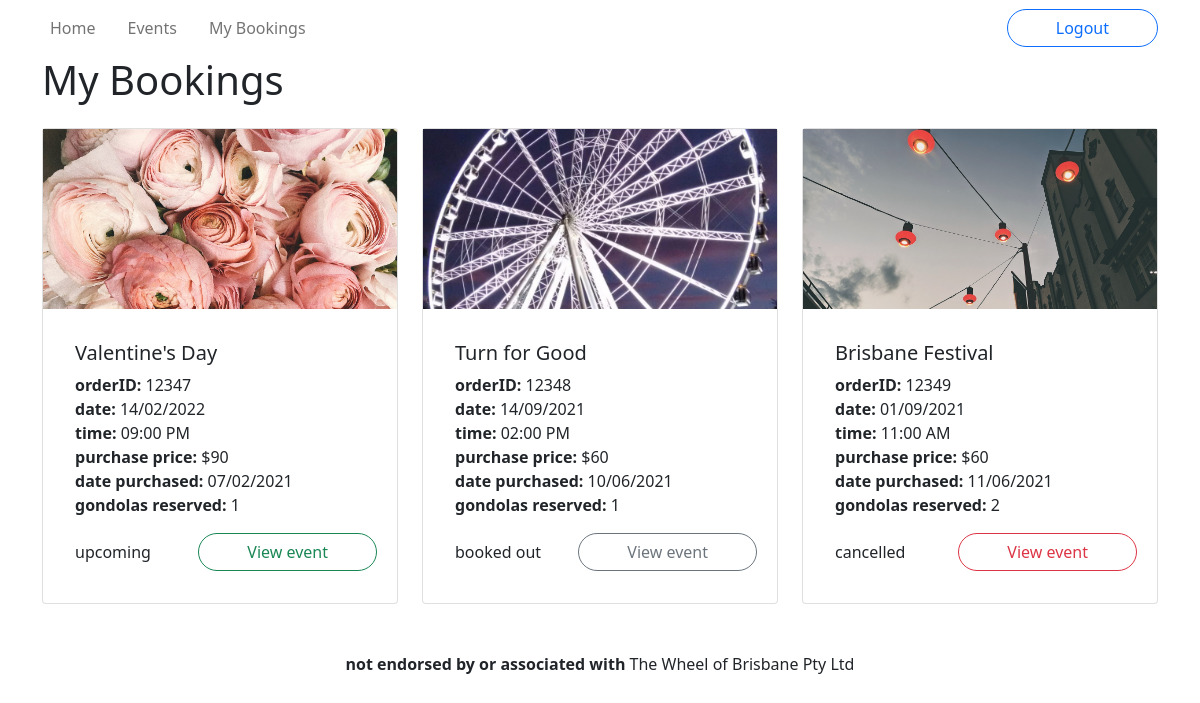
Page /bookings/ (signed in) on the committed database.
### wheel/models.py (models this page shows, shortened)
class Booking(db.Model):
    __tablename__ = 'bookings'
    id = db.Column(db.Integer, primary_key=True)
    qty = db.Column(db.Integer, nullable=False)
    total_price = db.Column(db.Integer, nullable=False)
    purchase_datetime = db.Column(db.DateTime, nullable=False, default=datetime.now())
    user_id = db.Column(db.Integer, db.ForeignKey('users.id'))
    ticket_id = db.Column(db.Integer, db.ForeignKey('tickets.id'))
    @staticmethod
    def getAllByUser(user_id):
        return Booking.query.filter_by(user_id=user_id)
    def getTicket(self):
        return Ticket.get(self.ticket_id)
    def getEvent(self):
        ticket = self.getTicket()
        return ticket.getEvent()

class Event(db.Model):
    __tablename__ = 'events'
    id = db.Column(db.Integer, primary_key=True)
    name = db.Column(db.String(255), nullable=False)
    description = db.Column(db.Text)
    category = db.Column(db.String(40))
    status = db.Column(db.Enum('upcoming', 'inactive', 'cancelled', 'booked out'), nullable=False)
    image = db.Column(db.String(255))
    reviews = db.relationship('Review', backref='event')
    tickets = db.relationship('Ticket', backref='event')
    @staticmethod
    def get(id: int):
        return Event.query.get(id)
    def getStatusColour(self):
        return {
            'upcoming': 'success',
            'inactive': 'secondary',
            'booked out': 'secondary',
            'cancelled': 'danger'
        }[self.status]

class Ticket(db.Model):
    __tablename__ = 'tickets'
    id = db.Column(db.Integer, primary_key=True)
    datetime = db.Column(db.DateTime, nullable=False)
    price = db.Column(db.Integer, nullable=False)
    remaining = db.Column(db.Integer, nullable=False)
    event_id = db.Column(db.Integer, db.ForeignKey('events.id'))
    @staticmethod
    def get(id: int):
        return Ticket.query.get(id)
    def getEvent(self):
        return Event.get(self.event_id)

### wheel/controllers/bookings.py (the view)
@bookings.route('/<int:id>')
@bookings.route('/')
@login_required
def get(id=None):
    if id:
        booking = Booking.get(id)
        ticket = booking.getTicket()
        event = booking.getEvent()
    bookings = [[booking, ticket, event]] if id else \
        [[booking, booking.getTicket(), booking.getEvent()] for booking in Booking.getAllByUser(current_user.id)]
    return render_template('bookings.html', bookings=bookings, now=datetime.now() )

### wheel/models.py (called while the page is built)
    @staticmethod
    def get(id: int):
        return User.query.get(id)

    def is_admin(self):
        return self.type == 'administrator'

### wheel/templates/bookings.html (shortened to what this page needs)
{% extends 'base.html' %}
{% block title %}My Bookings{% endblock %}
{% block content %}
<section class="row row-cols-1 row-cols-md-2 row-cols-xl-3 g-4 mb-3">
    {% for booking, ticket, event in bookings %}
        <div id="{{ booking.id }}" class="col">
            <div class="card">
                <a href="{{ url_for('events.get', id=event.id)}}" class="card-image" style="background-image: url('{{ event.image }}')"></a>
                <div class="card-body">
                    <div class="card-body">
                        <h5>{{ event.name }}</h5>
                        <div><strong>orderID: </strong>{{ booking.id }}</div>
                        <div><strong>date: </strong>{{ ticket.datetime.strftime("%d/%m/%Y") }}</div>
                        <div><strong>time: </strong>{{ ticket.datetime.strftime("%I:%M %p") }}</div>
                        <div><strong>purchase price: </strong>${{ booking.total_price }}</div>
                        <div><strong>date purchased: </strong>{{ booking.purchase_datetime.strftime("%d/%m/%Y") }}</div>
                        <div class="mb-3"><strong>gondolas reserved: </strong>{{ booking.qty }}</div>
                        <div class="row">
                            <span class="col my-auto">{{ event.status }}</span>
                            {% if ticket.datetime > now %}
                                <a href="{{ url_for('events.get', id=event.id) }}" class="col-auto btn btn-outline-{{ event.getStatusColour() }} rounded-pill px-5">View event</a>
                            {% else %}
                                <a href="{{ url_for('events.get', id=event.id) + '#reviews' }}" class="col-auto btn btn-outline-{{ event.getStatusColour() }} rounded-pill px-5"
                                        data-bs-toggle="tooltip" data-bs-placement="top"
                                        title="This ticket was in the past so it asks how the event was">Leave a review</a>
                            {% endif %}
                        </div>
                    </div>
                </div>
            </div>
        </div>
    {% endfor %}
</section>
{% endblock %}

### rows in the picture
Booking: image (picture), name "Valentine's Day", id "12347", datetime "14/02/2022", datetime "09:00 PM", total_price "90", purchase_datetime "07/02/2021", qty "1", status "upcoming"
Booking: image (picture), name "Turn for Good", id "12348", datetime "14/09/2021", datetime "02:00 PM", total_price "60", purchase_datetime "10/06/2021", qty "1", status "booked out"
Booking: image (picture), name "Brisbane Festival", id "12349", datetime "01/09/2021", datetime "11:00 AM", total_price "60", purchase_datetime "11/06/2021", qty "2", status "cancelled"
